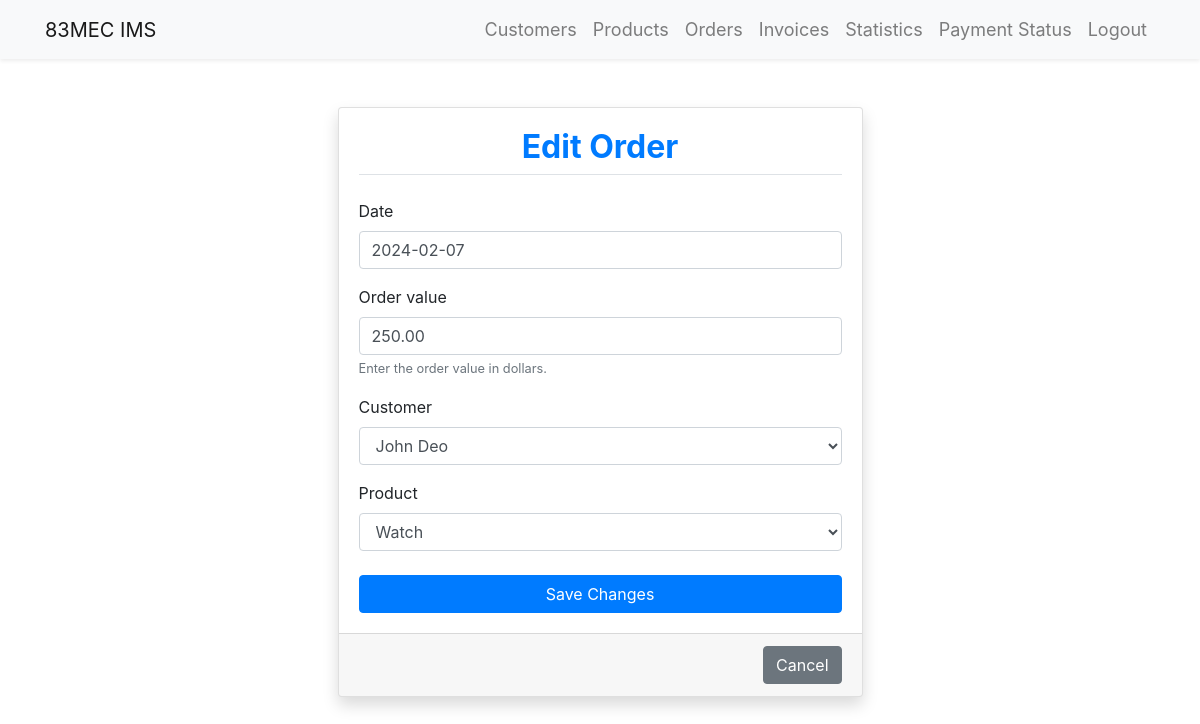
Page /edit_order/1/ (signed in) on the committed database.
### ims_app/models.py (models this page shows, shortened)
class Order(models.Model):
    order_id = models.AutoField(primary_key=True)
    date = models.DateTimeField()
    order_value = models.DecimalField(max_digits=10, decimal_places=2)
    customer = models.ForeignKey(Customer, on_delete=models.CASCADE)
    product = models.ForeignKey(Product, on_delete=models.CASCADE)

class Customer(models.Model):
    customer_id = models.AutoField(primary_key=True)
    name = models.CharField(max_length=255)
    address = models.CharField(max_length=255)
    phone = models.CharField(max_length=20)
    email = models.EmailField(unique=True)
    def __str__(self):
        return self.name

class Product(models.Model):
    product_id = models.AutoField(primary_key=True)
    name = models.CharField(max_length=255)
    description = models.TextField()
    unit_price = models.DecimalField(max_digits=10, decimal_places=2)
    stock_quantity = models.IntegerField()
    def __str__(self):
        return self.name

### ims_app/views.py (the view)
# urls.py: path('edit_order/<int:order_id>/', views.edit_order, name='edit_order'),
@login_required
def edit_order(request, order_id):
    order = get_object_or_404(Order, order_id=order_id)
    if request.method == 'POST':
        form = OrderForm(request.POST, instance=order)
        if form.is_valid():
            form.save()
            return redirect('order_list')
    else:
        form = OrderForm(instance=order)
    return render(request, 'order/edit_order.html', {'form': form, 'order': order})

### ims_app/forms.py (shortened to what this page needs)
class OrderForm(forms.ModelForm):
    class Meta:
        model = Order
        fields = ['date', 'order_value', 'customer', 'product']
        widgets = {
            'date': forms.DateInput(attrs={'class': 'form-control datepicker', 'placeholder': 'Select the order date'}),
            'order_value': forms.NumberInput(attrs={'class': 'form-control', 'placeholder': 'Enter the order value'}),
            'customer': forms.Select(attrs={'class': 'form-control'}),
            'product': forms.Select(attrs={'class': 'form-control'}),
        }
        help_texts = {
            'order_value': 'Enter the order value in dollars.',
        }

### templates/order/edit_order.html (shortened to what this page needs)
{% extends 'base.html' %}
{% load bootstrap4 %}
{% block content %}
<div class="container mt-5">
    <div class="row justify-content-center">
        <div class="col-lg-6">
            <div class="card shadow">
                <div class="card-body">
                    <h2 class="card-title mb-4 text-center font-weight-bold text-primary pb-2 border-bottom">Edit Order</h2>
                    <form method="post">
                        {% bootstrap_form form %}
                        <button type="submit" class="btn btn-primary btn-block mt-4">Save Changes</button>
                    </form>
                </div>
                <div class="card-footer text-muted">
                    <div class="text-right">
                        <a href="{% url 'order_list' %}" class="btn btn-secondary">Cancel</a>
                    </div>
                </div>
            </div>
        </div>
    </div>
</div>
{% endblock %}

### rows in the picture
Order: date "2024-02-07", order_value "250.00"
Customer: customer "John Deo"
Product: product "Watch"
